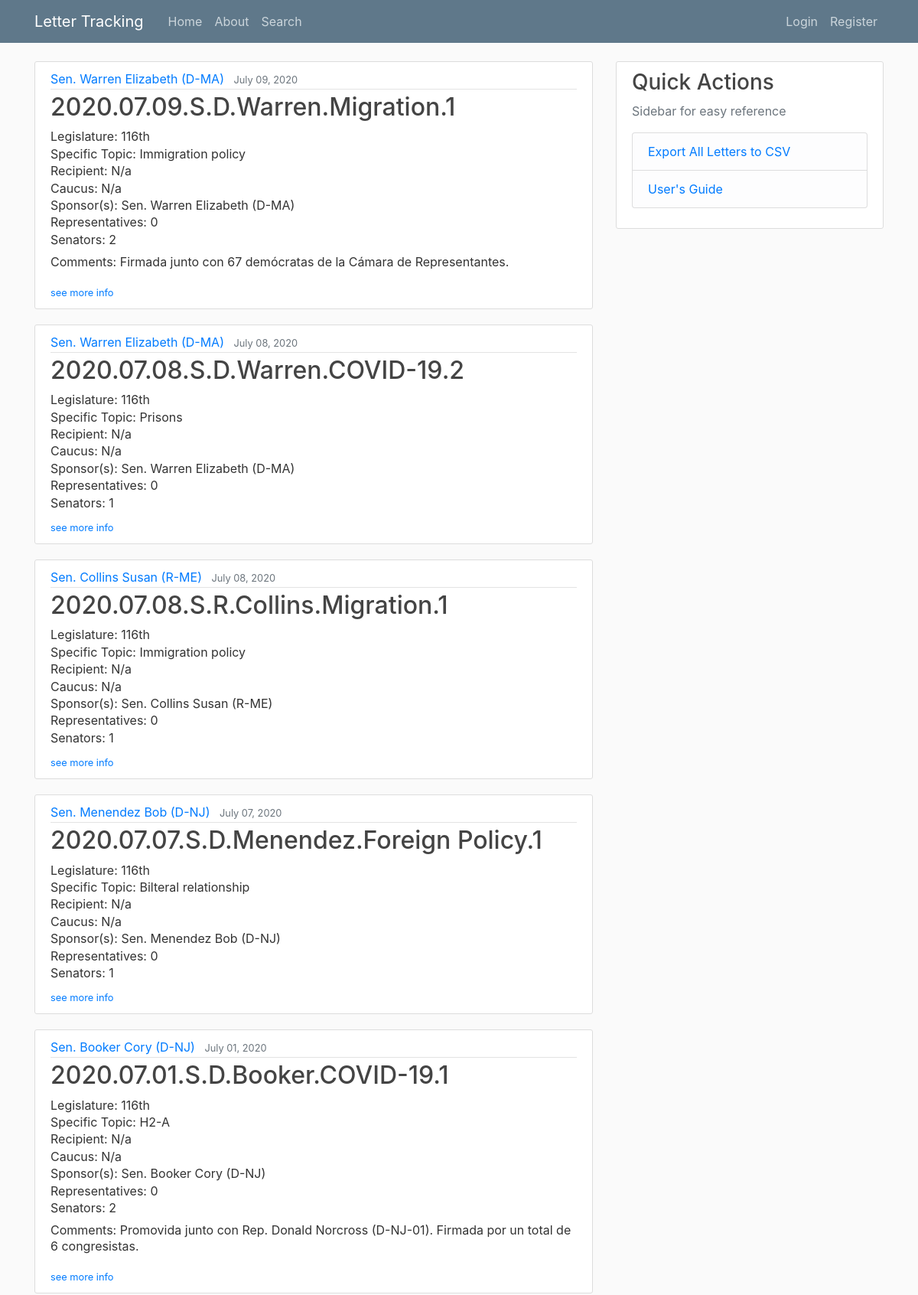
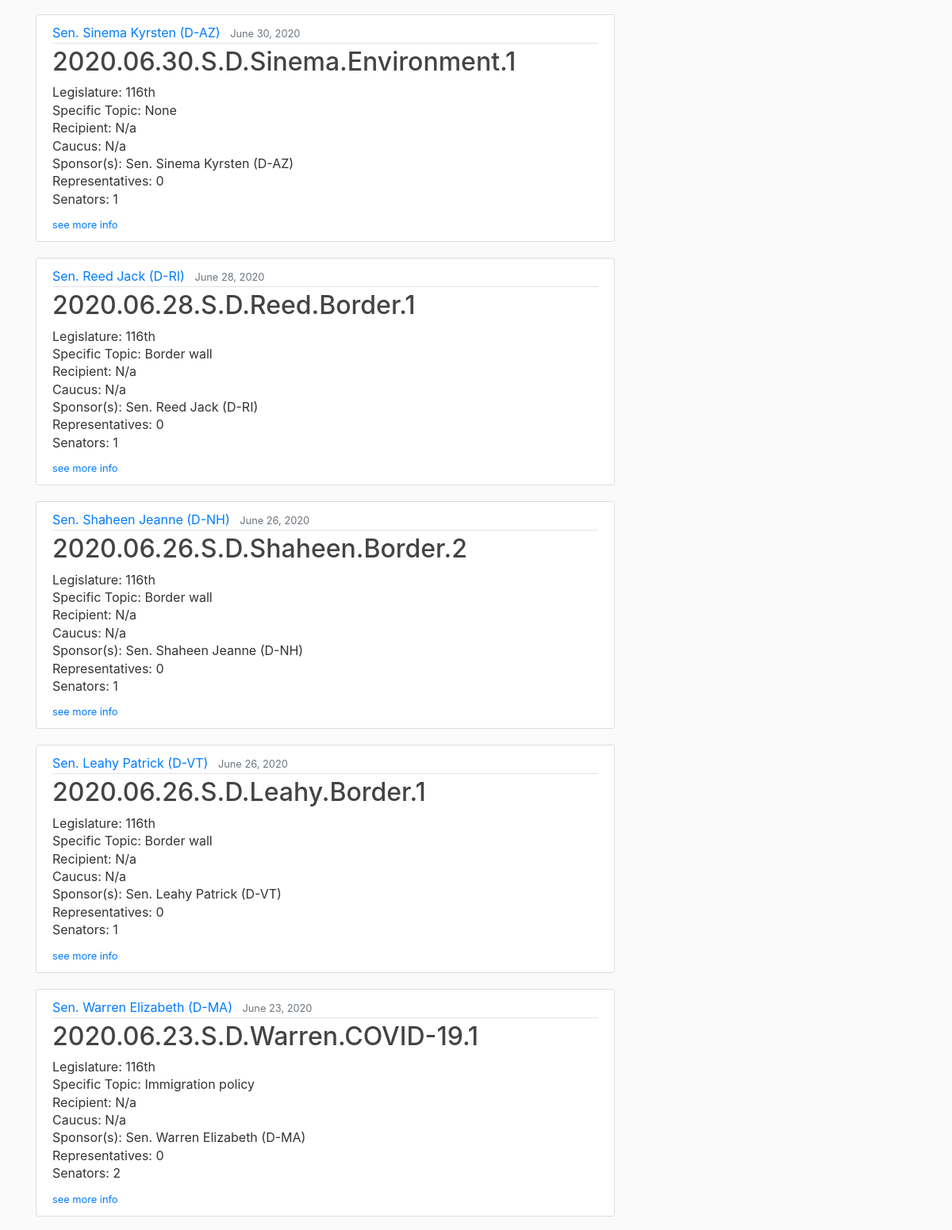
The page / (upper part) on the database its author committed (2 pictures, top to bottom).
### letter_tracking/models.py (models this page shows, shortened)
class Letter(models.Model):
    class PolParties(models.TextChoices):
        D = 'D', _('Democrat')
        R = 'R', _('Republican')
        I = 'I', _('Independent')
    class RepSen(models.TextChoices):
        REP = 'Rep.', _('Representative')
        SEN = 'Sen.', _('Senator')
    class Chamber(models.TextChoices):
        BI = 'B', _('Bicameral')
        S = 'S', _('Senado')
        C = 'C', _('Congreso')
    class Support(models.TextChoices):
        rep = 'Republican', _('Republican')
        dem = 'Democrat', _('Democrat')
        bi= 'Bipartisan', _('Bipartisan')
    class Sentiment(models.TextChoices):
        Pos = 'Positive', _('Positive')
        Neut = 'Neutral', _('Neutral')
        Neg = 'Negative', _('Negative')
    class Dummy(models.TextChoices):
        y = 1, _('Yes')
        n = 0, _('No')
    class Meta:
        ordering = ('fecha', )
    tema = models.ForeignKey(Topic,
                            on_delete=models.SET_NULL,
                            null=True,
                            verbose_name=_('Topic')
                            )
    tema_específico = models.ForeignKey(Specific_Topic,
                                        on_delete=models.SET_NULL,
                                        null=True,
                                        verbose_name=_('Specific Topic')
                                        )
    fecha = models.DateTimeField(help_text="Enter dates in <em>MM/DD/YYYY</em> format", verbose_name=_('Date'))
    descripción = models.TextField(verbose_name=_('Description'))
    favorable_a_MX = models.CharField(max_length=8,
                                    choices=Sentiment.choices,
                                    verbose_name=_('Positive for Mexico?')
                                    )
    mención_directa_a_MX = models.CharField(max_length=3,
                                    choices=Dummy.choices,
                                    verbose_name=_('Was Mexico directly mentioned?'))
    destinatario = MultiSelectField(choices=[('N/a', 'N/a')] + list(zip_choices(list(map(lambda obj: obj.recipient_name, Recipient.objects.all())))),
                                default='None',
                                max_length=100,
                                help_text="<em>If 'Other', please specify in the text box below</em>",
                                verbose_name=_('Recipient(s)')
                                )
    other_destinatario_comments = models.TextField(blank=True,
                                                   verbose_name=_('Other recipient comments'))
    caucus = MultiSelectField(choices=[('', 'N/a')] + list(zip_choices(list(map(lambda obj: obj.caucus_name, Caucus.objects.all())))),
                                default='N/a',
                                max_length=100
                                )
    legislatura = models.ForeignKey(Legislature,
                                    on_delete=models.SET_NULL,
                                    null=True,
                                    verbose_name=_('Legislature')
                                    )
    patrocinador_sen = models.ForeignKey(Legislator,
                                        limit_choices_to={'rep_or_sen': 'Sen.', 'active': True},
                                        related_name='Senators',
                                        verbose_name=_('Senate Author'),
                                        on_delete=models.SET_NULL,
                                        null=True,
                                        blank=True
                                        )
    patrocinador_rep = models.ForeignKey(Legislator,
                                        limit_choices_to={'rep_or_sen': 'Rep.', 'active': True},
                                        related_name='Representatives',
                                        verbose_name=_('House Author'),
                                        on_delete=models.SET_NULL,
                                        null=True,
                                        blank=True
                                        )
    cosigners = MultiSelectField(choices=[('', 'N/a')] + list(zip_choices(list(map(lambda leg: leg.name, Legislator.objects.filter(active=True))))),\
                                verbose_name=_('Cosigner(s)'),
                                default='None',
                                max_length=1000
                                )
    date_posted = models.DateTimeField(default=timezone.now)
    posted_by = models.ForeignKey(User,
                                 on_delete=models.SET_NULL,
                                 null=True
                                 )
    observaciones =  models.TextField(default='N/a',
                                      verbose_name=_('Comments')
                                      )
    acción = models.ForeignKey(Action,
                               on_delete=models.SET_NULL,
                               null=True,
                               verbose_name=_('Action')
                               )
    notice = models.CharField(max_length=9,
                              verbose_name=_('If a notice was sent, specify the number'),
                              default='N/a'
                              )
    letter_path = models.CharField(max_length=200,
                                   verbose_name=_('File Path'),
                                   help_text="For example, 'G:\\Cartas Legisladores\\116th\\2019.01.23.S.Casey.Migration.1'",
                                   blank=True)
    @property
    def title(self):
        if not self.authors:
            name = 'NO LEGISLATOR SELECTED: UPDATE LETTER'
        else:
            name = '-'.join(obj_list_to_attr(self.authors, 'last_name'))
        return '.'.join([str(self.fecha)[:10].replace('-', '.'), self.cámara[0],\
               self.partido[0], name, str(self.tema), str(self.consecutive_number)])
    @property
    def authors(self):
        auths = [leg for leg in [self.patrocinador_rep, self.patrocinador_sen] if leg]
        return auths if auths else []
    @property
    def two_authors(self):
        return True if len(self.authors) == 2 else False
    @property
    def sen_author(self):
        return True if self.patrocinador_sen else False
    @property
    def rep_author(self):
        return True if self.patrocinador_rep else False
    @property
    def partido(self):
        return classify_letter(self, 'party', "D", ['Democrat', 'Republican', 'Bipartisan'])
    @property
    def cámara(self):
        return classify_letter(self, 'rep_or_sen', "Sen.", ["Senate", "House", "Bicameral"])
    @property
    def consecutive_number(self):
        daily_order = list(Letter.objects.filter(fecha=self.fecha).order_by('fecha'))
        return daily_order.index(self) + 1
    @property
    def num_reps_sens(self):
        if not self.authors:
            return 0, 0
        auths = obj_list_to_attr(self.authors, 'name') #list of name strings
        signers = auths + ', '.join(self.cosigners).split(', ') #larger list of name strings
        if not self.cosigners:
            sen_rep = obj_list_to_attr(self.authors, 'rep_or_sen')
            if len(sen_rep) == 1:
                return (1, 0) if sen_rep == ['Sen.'] else (0, 1)
            elif len(sen_rep) == 2:
                return sen_rep.count('Sen.'), sen_rep.count('Rep.')
        sen_rep = [leg.rep_or_sen for leg in Legislator.objects.all() if leg.name in signers]
        return sen_rep.count('Sen.'), sen_rep.count('Rep.')
    @property
    def num_sens(self):
        return self.num_reps_sens[0]
    @property
    def num_reps(self):
        return self.num_reps_sens[1]

class Legislator(models.Model):
    class RepSen(models.TextChoices):
        REP = 'Rep.', _('Representative')
        SEN = 'Sen.', _('Senator')
    class PolParties(models.TextChoices):
        D = 'D', _('Democrat')
        R = 'R', _('Republican')
        I = 'I', _('Independent')
    class Meta:
        ordering = ('last_name', 'first_name')
    first_name = models.CharField(max_length=100, default='None')
    last_name = models.CharField(max_length=100, default='None')
    state = models.ForeignKey(State,
                             on_delete=models.SET_NULL,
                             null=True
                             )
    district = models.CharField(max_length=10,\
                                choices=[('', '-')] + list(zip_choices(['at large'] + list(map(lambda num: str(num), range(1,54))))),\
                                help_text='If politician is a Sentor, please select N/a',
                                blank=True)
    rep_or_sen = models.CharField(max_length=4,
                                 choices=RepSen.choices,
                                 verbose_name=_('Representative or Senator'))
    party = models.CharField(max_length=11,
                            choices=PolParties.choices)
    active = models.BooleanField()
    @property
    def name(self):
        return self.last_name + ' ' + self.first_name
    @property
    def title(self):
        return self.name + ' (' + self.party + '-' + self.state.abbr + '-' +  self.district +')' if self.rep_or_sen == 'Rep.'\
         else self.name + ' (' + self.party + '-' + self.state.abbr + ')'
    @property
    def full_title(self):
        return self.rep_or_sen + ' ' + self.title

class State(models.Model):
    name = models.CharField(max_length=30)
    abbr = models.CharField(max_length=2)
    class Meta:
        ordering = ('name',)

class Legislature(models.Model):
    legislature_name =  models.CharField(max_length=6)
    class Meta:
        ordering = ('legislature_name',)
    def __str__(self):
        return self.legislature_name

class Specific_Topic(models.Model):
    specific_topic_name =  models.CharField(max_length=25)
    class Meta:
        ordering = ('specific_topic_name',)
    def __str__(self):
        return self.specific_topic_name

class Topic(models.Model):
    topic_name = models.CharField(max_length=25)
    class Meta:
        ordering = ('topic_name',)
    def __str__(self):
        return self.topic_name

### letter_tracking/views.py (the view)
# urls.py: path('', LetterListView.as_view(), name='letter_tracking-home'),
class LetterListView(ListView):
    model = Letter
    template_name = 'letter_tracking/home.html'
    context_object_name = 'letters'
    ordering = ['-fecha', '-date_posted']
    paginate_by = 15

### letter_tracking/templates/letter_tracking/home.html (shortened to what this page needs)
{%extends "letter_tracking/base.html" %}
{% block content %}
    {% for letter in letters %}
        <article class="media content-section">
            <div class="media-body">
                <div class="article-metadata">
                    {% if letter.sen_author %}
                        <a class="mr-2" href="{% url 'legislator-letters' letter.patrocinador_sen.name %}">{{letter.patrocinador_sen.full_title}}</a>
                    {% endif %}
                    <small class="text-muted">{{ letter.fecha | date:"F d, Y" }}</small>
                </div>
                <h2><a class="article-title">{{ letter.title }}</a></h2>
                <p class="article-content" style="line-height:.4">Legislature: {{ letter.legislatura }}</p>
                <p class="article-content" style="line-height:.4">Specific Topic: {{ letter.tema_específico }}</p>
                {% if letter.other_destinatario_comments %}
                    <p class="article-content" style="line-height:.4">Recipient: {{ letter.destinatario }}- {{letter.other_destinatario_comments}}</p>
                {% elif object.destinatario %}
                    <p class="article-content" style="line-height:.4">Recipient: {{ letter.destinatario }}</p>
                {% else %}
                    <p class="article-content" style="line-height:.4">Recipient: N/a</p>
                {% endif %}
                {% if object.caucus %}
                    <p class="article-content" style="line-height:.4">Caucus: {{ letter.caucus }}</p>
                {% else %}
                    <p class="article-content" style="line-height:.4">Caucus: N/a</p>
                {% endif %}
                {% if letter.two_authors %}
                    <p class="article-content" style="line-height:.4">Sponsor(s): {{letter.patrocinador_sen.full_title}} & {{letter.patrocinador_rep.full_title}}</p>
                {% elif letter.patrocinador_sen %}
                    <p class="article-content" style="line-height:.4">Sponsor(s): {{letter.patrocinador_sen.full_title}}</p>
                {% elif letter.patrocinador_rep%}
                    <p class="article-content" style="line-height:.4">Sponsor(s): {{letter.patrocinador_rep.full_title}}</p>
                {% endif %}
                <p class="article-content" style="line-height:.4">Representatives: {{ letter.num_reps }}</p>
                <p class="article-content" style="line-height:.4">Senators: {{ letter.num_sens }}</p>
                {% if letter.observaciones %}
                    <p class="article-content" style="line-height:1.3">Comments: {{ letter.observaciones }}</p>
                {% endif %}
                <div> <small> <a  href="{% url 'letter-detail' letter.id%}">see more info</a></small></div>
            </div>
        </article>
    {% endfor %}
{% endblock content %}

### letter_tracking/templates/letter_tracking/base.html (shortened to what this page needs)
{% load static %}
<!DOCTYPE html>
<html>
    <head>
        <link rel="stylesheet" href="https://maxcdn.bootstrapcdn.com/bootstrap/4.0.0/css/bootstrap.min.css">
        <link rel="stylesheet" type="text/css" href=" {% static 'letter_tracking/main.css' %}">
    </head>
    <body>
    <header class="site-header">
        <nav class="navbar navbar-expand-md navbar-dark bg-steel fixed-top">
            <div class="container">
                <a class="navbar-brand mr-4" href="{% url 'letter_tracking-home'%}">Letter Tracking</a>
                <div class="collapse navbar-collapse" id="navbarToggle">
                    <div class="navbar-nav mr-auto">
                        <a class="nav-item nav-link" href="{% url 'letter_tracking-home'%}">Home</a>
                        <a class="nav-item nav-link" href="{% url 'letter_tracking-about'%}">About</a>
                        <a class="nav-item nav-link" href="{% url 'search_form'%}">Search</a>
                    </div>
                    <div class="navbar-nav">
                        {% if user.is_authenticated %}
                            <a class="nav-item nav-link" href="{% url 'letter-create' %}">New Letter</a>
                            <a class="nav-item nav-link" href="{% url 'profile' %}">Profile</a>
                            <a class="nav-item nav-link" href="{% url 'logout' %}">Logout</a>
                        {% else %}
                            <a class="nav-item nav-link" href="{% url 'login' %}">Login</a>
                            <a class="nav-item nav-link" href="{% url 'register' %}">Register</a>
                        {% endif %}
                    </div>
                </div>
            </div>
        </nav>
    </header>
    <main role="main" class="container">
        <div class="row">
        <div class="col-md-8">
            {% block content %}{% endblock %}
        </div>
        <div class="col-md-4">
            <div class="content-section">
            <h3>Quick Actions</h3>
            <p class='text-muted'>Sidebar for easy reference
                <ul class="list-group">
                <li class="list-group-item list-group-item-light"><a href="{% url 'export-data' %}">Export All Letters to CSV</a></li>
                <li class="list-group-item list-group-item-light"><a href="{% url 'export-guide' %}" download>User's Guide</a></li>
                </ul>
            </p>
            </div>
        </div>
        </div>
    </main>
    </body>
</html>

### rows shown on the page
Letter: patrocinador_sen.full_title "Sen. Warren Elizabeth (D-MA)", fecha "July 09, 2020", title "2020.07.09.S.D.Warren.Migration.1", legislatura "116th", tema_específico "Immigration policy", other_destinatario_comments "Recipient: N/a", num_reps "0", num_sens "2", observaciones "Firmada junto con 67 demócratas de la Cámara de Representantes."
Letter: patrocinador_sen.full_title "Sen. Warren Elizabeth (D-MA)", fecha "July 08, 2020", title "2020.07.08.S.D.Warren.COVID-19.2", legislatura "116th", tema_específico "Prisons", other_destinatario_comments "Recipient: N/a", num_reps "0", num_sens "1"
Letter: patrocinador_sen.full_title "Sen. Collins Susan (R-ME)", fecha "July 08, 2020", title "2020.07.08.S.R.Collins.Migration.1", legislatura "116th", tema_específico "Immigration policy", other_destinatario_comments "Recipient: N/a", num_reps "0", num_sens "1"
Letter: patrocinador_sen.full_title "Sen. Menendez Bob (D-NJ)", fecha "July 07, 2020", title "2020.07.07.S.D.Menendez.Foreign Policy.1", legislatura "116th", tema_específico "Bilteral relationship", other_destinatario_comments "Recipient: N/a", num_reps "0", num_sens "1"
Letter: patrocinador_sen.full_title "Sen. Booker Cory (D-NJ)", fecha "July 01, 2020", title "2020.07.01.S.D.Booker.COVID-19.1", legislatura "116th", tema_específico "H2-A", other_destinatario_comments "Recipient: N/a", num_reps "0", num_sens "2", observaciones "Promovida junto con Rep. Donald Norcross (D-NJ-01). Firmada por un total de 6 congresistas."
Letter: patrocinador_sen.full_title "Sen. Sinema Kyrsten (D-AZ)", fecha "June 30, 2020", title "2020.06.30.S.D.Sinema.Environment.1", legislatura "116th", tema_específico "None", other_destinatario_comments "Recipient: N/a", num_reps "0", num_sens "1"
Letter: patrocinador_sen.full_title "Sen. Reed Jack (D-RI)", fecha "June 28, 2020", title "2020.06.28.S.D.Reed.Border.1", legislatura "116th", tema_específico "Border wall", other_destinatario_comments "Recipient: N/a", num_reps "0", num_sens "1"
Letter: patrocinador_sen.full_title "Sen. Shaheen Jeanne (D-NH)", fecha "June 26, 2020", title "2020.06.26.S.D.Shaheen.Border.2", legislatura "116th", tema_específico "Border wall", other_destinatario_comments "Recipient: N/a", num_reps "0", num_sens "1"
Letter: patrocinador_sen.full_title "Sen. Leahy Patrick (D-VT)", fecha "June 26, 2020", title "2020.06.26.S.D.Leahy.Border.1", legislatura "116th", tema_específico "Border wall", other_destinatario_comments "Recipient: N/a", num_reps "0", num_sens "1"
Letter: patrocinador_sen.full_title "Sen. Warren Elizabeth (D-MA)", fecha "June 23, 2020", title "2020.06.23.S.D.Warren.COVID-19.1", legislatura "116th", tema_específico "Immigration policy", other_destinatario_comments "Recipient: N/a", num_reps "0", num_sens "2"
